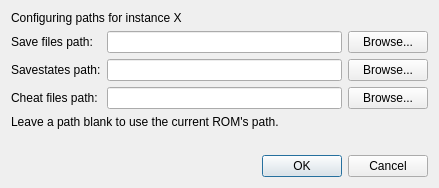
<?xml version="1.0" encoding="UTF-8"?>
<ui version="4.0">
 <class>PathSettingsDialog</class>
 <widget class="QDialog" name="PathSettingsDialog">
  <property name="geometry">
   <rect>
    <x>0</x>
    <y>0</y>
    <width>439</width>
    <height>185</height>
   </rect>
  </property>
  <property name="windowTitle">
   <string>Path settings - MelonDS - Ixranium Fork</string>
  </property>
  <layout class="QGridLayout" name="gridLayout">
   <item row="3" column="0">
    <widget class="QLabel" name="label_4">
     <property name="text">
      <string>Cheat files path:</string>
     </property>
    </widget>
   </item>
   <item row="3" column="2">
    <widget class="QPushButton" name="btnCheatFileBrowse">
     <property name="text">
      <string>Browse...</string>
     </property>
    </widget>
   </item>
   <item row="2" column="0">
    <widget class="QLabel" name="label_3">
     <property name="text">
      <string>Savestates path:</string>
     </property>
    </widget>
   </item>
   <item row="5" column="0" colspan="3">
    <widget class="QLabel" name="label_5">
     <property name="text">
      <string/>
     </property>
    </widget>
   </item>
   <item row="2" column="1">
    <widget class="QLineEdit" name="txtSavestatePath">
     <property name="clearButtonEnabled">
      <bool>true</bool>
     </property>
    </widget>
   </item>
   <item row="1" column="2">
    <widget class="QPushButton" name="btnSaveFileBrowse">
     <property name="text">
      <string>Browse...</string>
     </property>
    </widget>
   </item>
   <item row="3" column="1">
    <widget class="QLineEdit" name="txtCheatFilePath">
     <property name="clearButtonEnabled">
      <bool>true</bool>
     </property>
    </widget>
   </item>
   <item row="6" column="0" colspan="3">
    <widget class="QDialogButtonBox" name="buttonBox">
     <property name="orientation">
      <enum>Qt::Horizontal</enum>
     </property>
     <property name="standardButtons">
      <set>QDialogButtonBox::Cancel|QDialogButtonBox::Ok</set>
     </property>
    </widget>
   </item>
   <item row="2" column="2">
    <widget class="QPushButton" name="btnSavestateBrowse">
     <property name="text">
      <string>Browse...</string>
     </property>
    </widget>
   </item>
   <item row="1" column="0">
    <widget class="QLabel" name="label_2">
     <property name="text">
      <string>Save files path:</string>
     </property>
    </widget>
   </item>
   <item row="4" column="0" colspan="3">
    <widget class="QLabel" name="label">
     <property name="text">
      <string>Leave a path blank to use the current ROM's path.</string>
     </property>
    </widget>
   </item>
   <item row="1" column="1">
    <widget class="QLineEdit" name="txtSaveFilePath">
     <property name="clearButtonEnabled">
      <bool>true</bool>
     </property>
    </widget>
   </item>
   <item row="0" column="0" colspan="3">
    <widget class="QLabel" name="lblInstanceNum">
     <property name="text">
      <string>Configuring paths for instance X</string>
     </property>
    </widget>
   </item>
  </layout>
 </widget>
 <tabstops>
  <tabstop>txtSaveFilePath</tabstop>
  <tabstop>btnSaveFileBrowse</tabstop>
  <tabstop>txtSavestatePath</tabstop>
  <tabstop>btnSavestateBrowse</tabstop>
  <tabstop>txtCheatFilePath</tabstop>
  <tabstop>btnCheatFileBrowse</tabstop>
 </tabstops>
 <resources/>
 <connections>
  <connection>
   <sender>buttonBox</sender>
   <signal>accepted()</signal>
   <receiver>PathSettingsDialog</receiver>
   <slot>accept()</slot>
   <hints>
    <hint type="sourcelabel">
     <x>248</x>
     <y>254</y>
    </hint>
    <hint type="destinationlabel">
     <x>157</x>
     <y>274</y>
    </hint>
   </hints>
  </connection>
  <connection>
   <sender>buttonBox</sender>
   <signal>rejected()</signal>
   <receiver>PathSettingsDialog</receiver>
   <slot>reject()</slot>
   <hints>
    <hint type="sourcelabel">
     <x>316</x>
     <y>260</y>
    </hint>
    <hint type="destinationlabel">
     <x>286</x>
     <y>274</y>
    </hint>
   </hints>
  </connection>
 </connections>
</ui>
